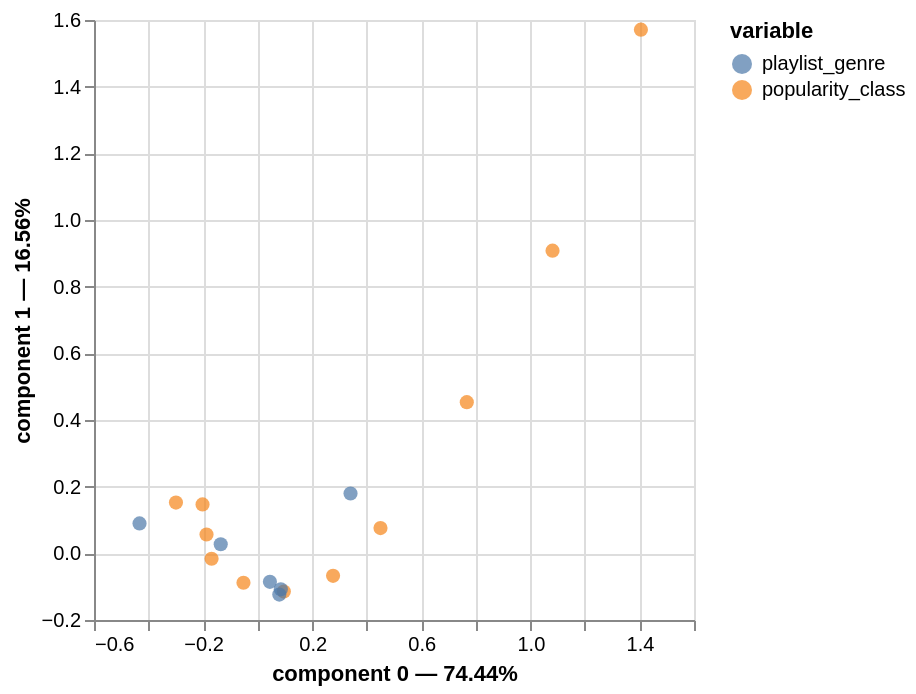

The cell this chart's notebook holds for it:
### Markdown cell above
Selon notre hypothèse que la composante 0 est corrélée à la popularité, la pop est plus populaire que les autres genre et edm est moins populaire.

### Code cell
ca.plot(song_CA_tab)

### Figure 1 — Vega-Lite specification as saved in the notebook (floating-point values rounded to 4 significant figures)
{"config": {"view": {"continuousWidth": 300, "continuousHeight": 300}}, "layer": [{"data": {"name": "data-751eff35d304f91ebfed7f46fde55786"}, "mark": {"type": "circle", "size": 50}, "encoding": {"color": {"field": "variable", "type": "nominal"}, "tooltip": [{"field": "variable", "type": "nominal"}, {"field": "value", "type": "nominal"}, {"field": "component 0", "type": "quantitative"}, {"field": "component 1", "type": "quantitative"}], "x": {"axis": {"title": "component 0 — 74.44%"}, "field": "component 0", "scale": {"zero": false}, "type": "quantitative"}, "y": {"axis": {"title": "component 1 — 16.56%"}, "field": "component 1", "scale": {"zero": false}, "type": "quantitative"}}, "name": "view_4"}, {"data": {"name": "data-31cbcfc6b1f69cdc688931a7213c84d7"}, "mark": {"type": "circle", "size": 50}, "encoding": {"color": {"field": "variable", "type": "nominal"}, "tooltip": [{"field": "variable", "type": "nominal"}, {"field": "value", "type": "nominal"}, {"field": "component 0", "type": "quantitative"}, {"field": "component 1", "type": "quantitative"}], "x": {"axis": {"title": "component 0 — 74.44%"}, "field": "component 0", "scale": {"zero": false}, "type": "quantitative"}, "y": {"axis": {"title": "component 1 — 16.56%"}, "field": "component 1", "scale": {"zero": false}, "type": "quantitative"}}}], "params": [{"name": "param_4", "select": {"type": "interval", "encodings": ["x", "y"]}, "bind": "scales", "views": ["view_4"]}], "$schema": "https://vega.github.io/schema/vega-lite/v5.20.1.json", "datasets": {"data-751eff35d304f91ebfed7f46fde55786": [{"component 0": -0.1689, "component 1": -0.01629, "variable": "popularity_class", "value": "0", "label": 0}, {"component 0": -0.202, "component 1": 0.1468, "variable": "popularity_class", "value": "1", "label": 1}, {"component 0": -0.2995, "component 1": 0.1522, "variable": "popularity_class", "value": "2", "label": 2}, {"component 0": -0.1875, "component 1": 0.05635, "variable": "popularity_class", "value": "3", "label": 3}, {"component 0": -0.05196, "component 1": -0.08836, "variable": "popularity_class", "value": "4", "label": 4}, {"component 0": 0.09611, "component 1": -0.1147, "variable": "popularity_class", "value": "5", "label": 5}, {"component 0": 0.2766, "component 1": -0.0675, "variable": "popularity_class", "value": "6", "label": 6}, {"component 0": 0.4504, "component 1": 0.07576, "variable": "popularity_class", "value": "7", "label": 7}, {"component 0": 0.7669, "component 1": 0.4535, "variable": "popularity_class", "value": "8", "label": 8}, {"component 0": 1.081, "component 1": 0.908, "variable": "popularity_class", "value": "9", "label": 9}, {"component 0": 1.405, "component 1": 1.571, "variable": "popularity_class", "value": "10", "label": 10}], "data-31cbcfc6b1f69cdc688931a7213c84d7": [{"component 0": -0.4331, "component 1": 0.08979, "variable": "playlist_genre", "value": "edm", "label": "edm"}, {"component 0": 0.08504, "component 1": -0.108, "variable": "playlist_genre", "value": "latin", "label": "latin"}, {"component 0": 0.3406, "component 1": 0.1796, "variable": "playlist_genre", "value": "pop", "label": "pop"}, {"component 0": -0.1354, "component 1": 0.02728, "variable": "playlist_genre", "value": "r&b", "label": "r&b"}, {"component 0": 0.07943, "component 1": -0.1237, "variable": "playlist_genre", "value": "rap", "label": "rap"}, {"component 0": 0.04497, "component 1": -0.08552, "variable": "playlist_genre", "value": "rock", "label": "rock"}]}}
